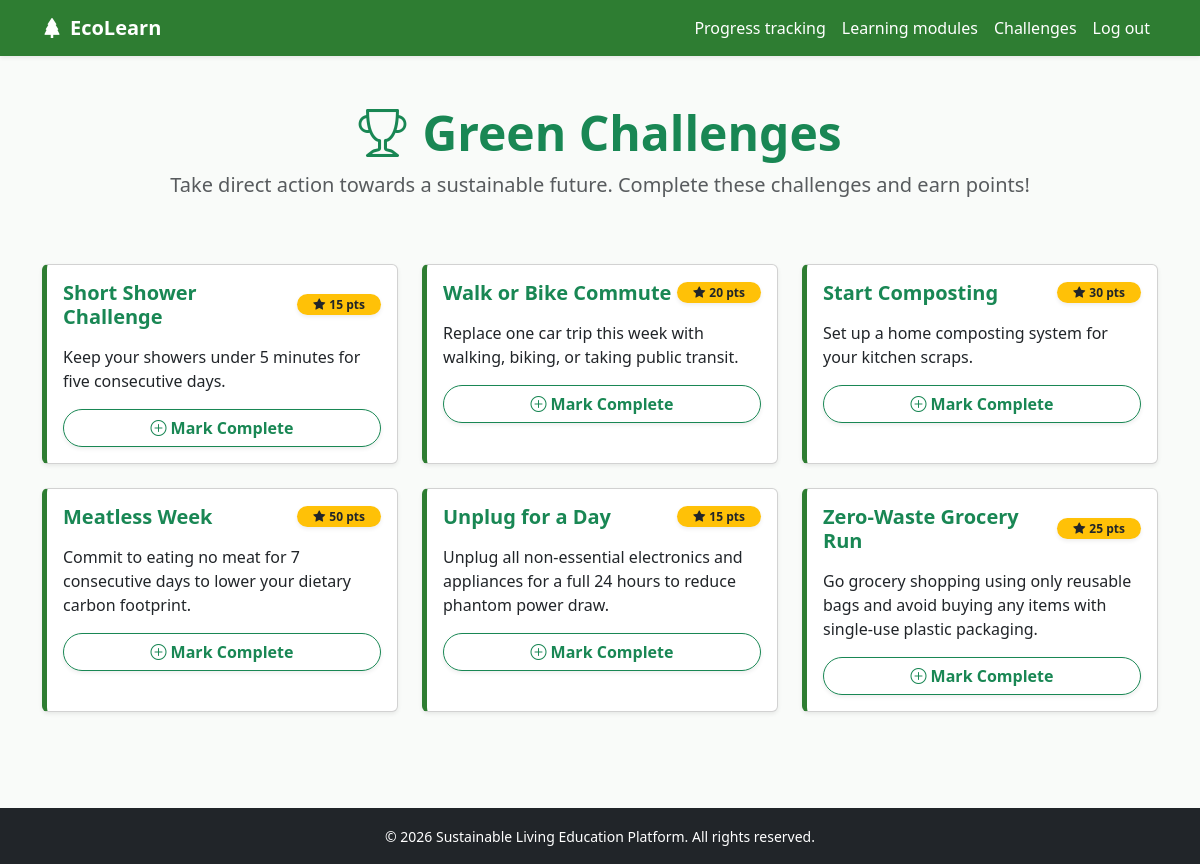
/challenges/ (signed in), run on the app's committed database.
### core/models.py (models this page shows, shortened)
class Challenge(models.Model):
    title = models.CharField(max_length=200, validators=[MinLengthValidator(3)])
    description = models.TextField(validators=[MinLengthValidator(10)])
    points = models.IntegerField(default=10, validators=[MinValueValidator(1)])
    created_at = models.DateTimeField(auto_now_add=True)
    class Meta:
        ordering = ['-created_at']

### core/views.py (the view)
# urls.py: path('challenges/', views.challenge_list, name='challenges'),
@login_required
def challenge_list(request):
    try:
        profile = request.user.userprofile
    except Exception:
        profile, _ = UserProfile.objects.get_or_create(user=request.user)
    challenges = Challenge.objects.all()
    completed_challenges = profile.completed_challenges.all()
    return render(request, 'core/challenge_list.html', {
        'challenges': challenges, 'completed_challenges': completed_challenges
    })

### templates/core/challenge_list.html (shortened to what this page needs)
{% extends 'base.html' %}
{% block content %}
<div class="row mb-5 text-center mt-4">
    <div class="col-12">
        <h2 class="display-5 fw-bold text-success"><i class="bi bi-trophy me-3"></i>Green Challenges</h2>
        <p class="lead text-muted">Take direct action towards a sustainable future. Complete these challenges and earn
            points!</p>
    </div>
</div>
<div class="row row-cols-1 row-cols-md-2 row-cols-lg-3 g-4">
    {% for challenge in challenges %}
    <div class="col border-0">
        <div
            class="card card-custom h-100 shadow-sm rounded-pilled {% if challenge in completed_challenges %}bg-light text-muted{% endif %}">
            <div class="card-body">
                <div class="d-flex justify-content-between align-items-center mb-3">
                    <h5 class="card-title fw-bold text-success mb-0">{{ challenge.title }}</h5>
                    <span class="badge bg-warning text-dark rounded-pill shadow-sm px-3"><i
                            class="bi bi-star-fill me-1"></i>{{ challenge.points }} pts</span>
                </div>
                <p class="card-text">{{ challenge.description }}</p>
                {% if challenge in completed_challenges %}
                <div class="text-success fw-bold d-inline-block px-3 py-2 bg-white rounded-pill shadow-sm">
                    <i class="bi bi-check-circle-fill me-1 fs-5 align-middle"></i> Completed
                </div>
                {% else %}
                <form action="{% url 'complete_challenge' challenge.pk %}" method="post" class="mt-3">
                    <button type="submit" class="btn btn-outline-success fw-bold rounded-pill shadow-sm w-100"><i
                            class="bi bi-plus-circle me-1"></i>Mark Complete</button>
                </form>
                {% endif %}
            </div>
        </div>
    </div>
    {% empty %}
    <div class="col-12 text-center text-muted">
        <i class="bi bi-emoji-smile display-4 mb-3 d-block"></i>
        <h4>No challenges available at the moment.</h4>
        <p>Wait for new exciting challenges soon.</p>
    </div>
    {% endfor %}
</div>
{% endblock %}

### templates/base.html (style rules this page uses)
:root { --primary-color: #2e7d32; --secondary-color: #f1f8e9; }
body { background-color: #f9fbf9; font-family: 'Segoe UI', Tahoma, Geneva, Verdana, sans-serif; }
.card-custom { border-left: 5px solid var(--primary-color); transition: transform 0.2s; }

### data on the page
Challenge: title "Short Shower Challenge", points "15", description "Keep your showers under 5 minutes for five consecutive days."
Challenge: title "Walk or Bike Commute", points "20", description "Replace one car trip this week with walking, biking, or taking public transit."
Challenge: title "Start Composting", points "30", description "Set up a home composting system for your kitchen scraps."
Challenge: title "Meatless Week", points "50", description "Commit to eating no meat for 7 consecutive days to lower your dietary carbon footprint."
Challenge: title "Unplug for a Day", points "15", description "Unplug all non-essential electronics and appliances for a full 24 hours to reduce phantom power draw."
Challenge: title "Zero-Waste Grocery Run", points "25", description "Go grocery shopping using only reusable bags and avoid buying any items with single-use plastic packaging."
